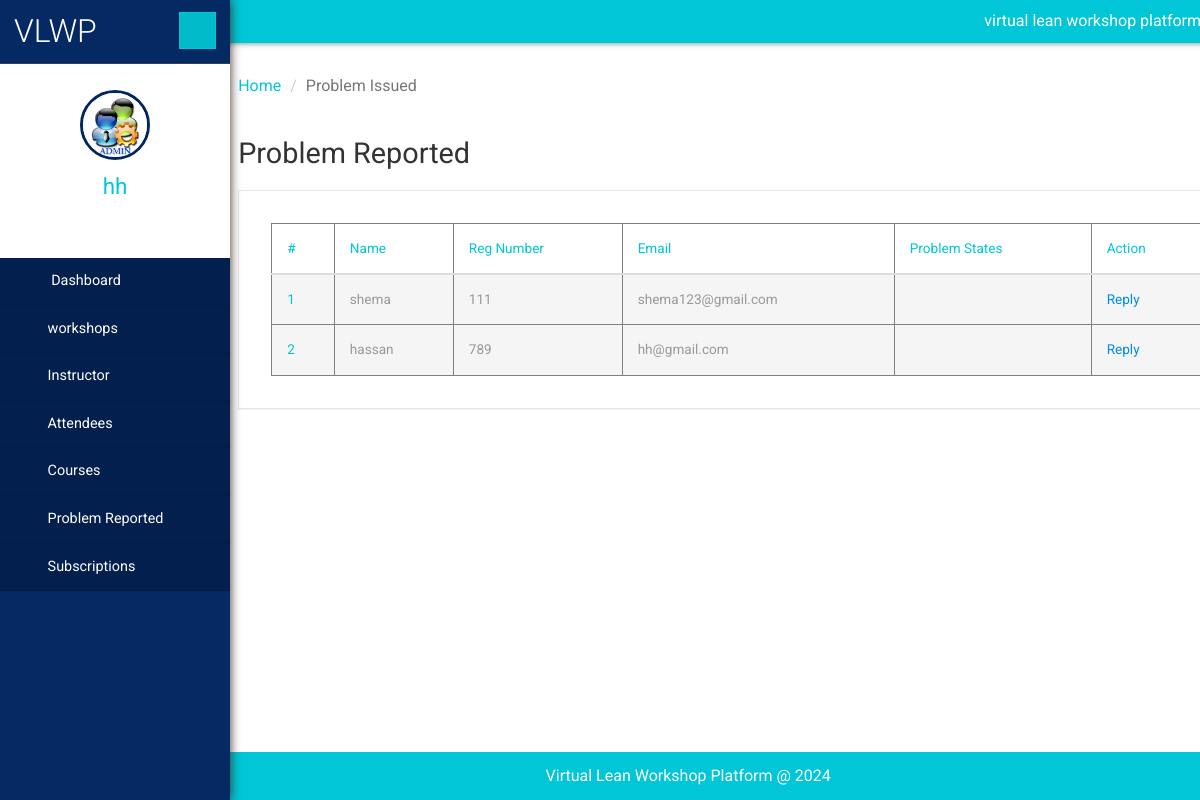
Screenshot of /admin/Attendeeproblem.php (signed in) with the database file from the repository.
### tables this page shows
CREATE TABLE `problem_issued` (
  `id` int(11) NOT NULL,
  `reporter` int(11) DEFAULT NULL,
  `email` varchar(30) DEFAULT NULL,
  `probem` text DEFAULT NULL,
  `reported_at` timestamp NOT NULL DEFAULT current_timestamp() ON UPDATE current_timestamp()
);

CREATE TABLE `attendees` (
  `attendeeID` int(11) NOT NULL,
  `wshopID` int(11) DEFAULT NULL,
  `reg_no` varchar(8) DEFAULT NULL,
  `name` varchar(50) DEFAULT NULL,
  `phone` varchar(20) DEFAULT NULL,
  `email` varchar(50) DEFAULT NULL,
  `created_at` timestamp NOT NULL DEFAULT current_timestamp(),
  `updated_at` timestamp NOT NULL DEFAULT current_timestamp() ON UPDATE current_timestamp(),
  `created_by` int(11) DEFAULT NULL,
  `updated_by` varchar(20) DEFAULT NULL,
  `password` varchar(255) NOT NULL DEFAULT 'reg_no'
);

CREATE TABLE `users` (
  `usr_id` int(11) NOT NULL,
  `email` varchar(100) NOT NULL,
  `userName` varchar(30) DEFAULT NULL,
  `password` varchar(255) DEFAULT NULL,
  `createdBy` varchar(30) NOT NULL,
  `created_at` timestamp NOT NULL DEFAULT current_timestamp(),
  `updated_at` timestamp NOT NULL DEFAULT current_timestamp() ON UPDATE current_timestamp()
);

### admin/Attendeeproblem.php (the view, shortened to what this page needs)
<?php
include('includes/dbconnection.php');
    ?>
    <!DOCTYPE HTML>
    <html>
    <head>
        <link href="css/bootstrap.min.css" rel='stylesheet' type='text/css'/>
        <link href="css/style.css" rel='stylesheet' type='text/css'/>
        <link href="css/font-awesome.css" rel="stylesheet">
        <link rel="stylesheet" href="css/icon-font.min.css" type='text/css'/>
    </head>
    <body>
    <div class="page-container">
        <div class="left-content">
            <div class="inner-content">
                <?php include_once('includes/header.php'); ?>
                <div class="outter-wp">
                    <div class="sub-heard-part">
                        <ol class="breadcrumb m-b-0">
                            <li><a href="dashboard.php">Home</a></li>
                            <li class="active">Problem Issued</li>
                        </ol>
                    </div>
                    <div class="graph-visual tables-main">
                        <h3 class="inner-tittle two">Problem Reported </h3>
                        <div class="graph">
                            <div class="tables">
                                <table class="table" border="1">
                                    <thead>
                                    <tr>
                                        <th>#</th>
                                        <th> Name</th>
                                        <th>Reg Number</th>
                                        <th>Email</th>
                                        <th>Problem States</th>
                                        <th>Action</th>
                                    </tr>
                                    </thead>
                                    <tbody>
                                    <?php
                                    $sql = "SELECT * FROM problem_issued INNER JOIN attendees ON problem_issued.reporter = attendees.attendeeID";
                                    $result = $connection->query($sql);
                                    if ($result->num_rows > 0) {
                                        $cnt = 1;
                                        while ($rows = $result->fetch_assoc()) {
                                            ?>
                                            <tr class="active">
                                                <th scope="row"><?php echo htmlentities(($cnt)); ?></th>
                                                <td><?php echo htmlentities($rows['name']); ?></td>
                                                <td><?php echo htmlentities($rows['reg_no']); ?></td>
                                                <td><?php echo htmlentities($rows['email']); ?></td>
                                                <td><?php echo htmlentities($rows['problem']); ?></td>
                                                <td><a href="ReplyAttendees.php?editid=<?php echo $rows['id']; ?>">Reply</a></td>
                                            </tr>
                                            <?php $cnt = $cnt + 1;
                                        }
                                    } else {
                                        echo "<tr><td colspan='7'>No records found</td></tr>";
                                    }
                                    ?>
                                    </tbody>
                                </table>
                            </div>
                        </div>
                    </div>
                </div>
                <?php include_once('includes/footer.php'); ?>
            </div>
        </div>
        <?php include_once('includes/sidebar.php'); ?>
    </div>
    </body>
    </html>

### admin/includes/sidebar.php (shortened to what this page needs)
<?php
include('includes/dbconnection.php');
    $user = $_SESSION['user'];
    $stmt = $connection->prepare("SELECT * FROM users WHERE usr_id = ?");
    $stmt->bind_param("s", $user);
    $stmt->execute();
    $result = $stmt->get_result();
    if ($result->num_rows > 0) {
        $row = $result->fetch_assoc();
    }else{
    header("index.php");
    }
?>
 <div class="sidebar-menu">
    <header class="logo">
        <a href="#" class="sidebar-icon"> <span class="fa fa-bars"></span> </a> <a href="dashboard.php"> <span id="logo"> <h1>VLWP</h1></span>
        </a>
    </header>
    <div class="down">
        <a href="dashboard.php"><img src="images/images.jpg" height="70" width="70"></a>
        <a href="dashboard.php"><span class=" name-caret"><?php echo $row['userName']; ?></span></a>
        <ul>
            <li><a class="tooltips" href="admin-profile.php"><span>Profile</span><i class="lnr lnr-user"></i></a></li>
            <li><a class="tooltips" href="change-password.php"><span>Settings</span><i class="lnr lnr-cog"></i></a></li>
            <li><a class="tooltips" href="logout.php"><span>Log out</span><i class="lnr lnr-power-switch"></i></a></li>
        </ul>
    </div>
    <div class="menu">
        <ul id="menu" >
            <li><a href="dashboard.php"><i class="fa fa-tachometer"></i> <span>Dashboard</span></a></li>
            <li id="menu-academico" ><a href="#"><i class="fa fa-user"></i><span>workshops</span> <span class="fa fa-angle-right" style="float: right"></span></a>
            </li>
            <li id="menu-academico" ><a href="#"><i class="fa fa-user"></i><span>Instructor</span> <span class="fa fa-angle-right" style="float: right"></span></a>
            </li>
            <li id="menu-academico" ><a href="#"><i class="fa fa-user"></i><span>Attendees</span> <span class="fa fa-angle-right" style="float: right"></span></a>
            </li>
            <li id="menu-academico" ><a href="#"><i class="fa fa-file-text-o"></i><span>Courses</span> <span class="fa fa-angle-right" style="float: right"></span></a>
            </li>
            <li id="menu-academico" ><a href="#"><i class="fa fa-file-text-o"></i><span>Problem Reported</span> <span class="fa fa-angle-right" style="float: right"></span></a>
            </li>
             <li id="menu-academico" ><a href="#"><i class="fa fa-file-text-o"></i><span>Subscriptions</span> <span class="fa fa-angle-right" style="float: right"></span></a>
    </div>
</div>

### rows the page displays
problem_issued: reporter.name "shema", reporter.reg_no "111", reporter.email "shema123@gmail.com"
problem_issued: reporter.name "hassan", reporter.reg_no "789", reporter.email "hh@gmail.com"
users: userName "hh"
